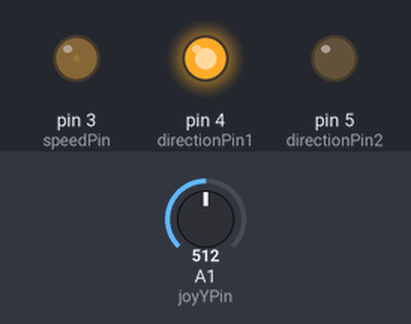
Simulated run of this sketch. Board: Arduino Uno, built with avr-gcc and run on an emulated ATmega328P. On the bench: output pins drawn as LEDs (lit = HIGH). The test bench sets the inputs (shaded band); at power-on: A1 (joyYPin) = 512.

Above: at 1.2 s.
1.3 s: A1 (joyYPin) set to 483
At 1.6 s:
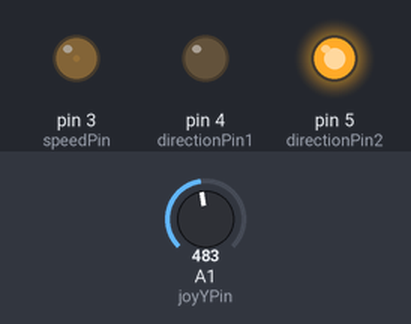
2.8 s: A1 (joyYPin) set to 306
At 3.9 s:
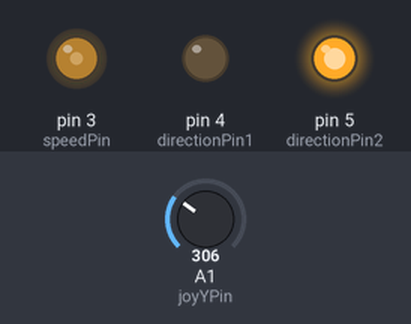
4.3 s: A1 (joyYPin) set to 122
At 5.1 s:
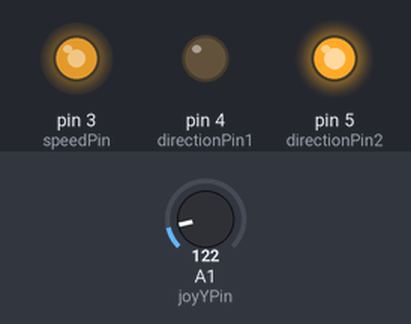
5.8 s: A1 (joyYPin) set to 0
At 6.2 s:
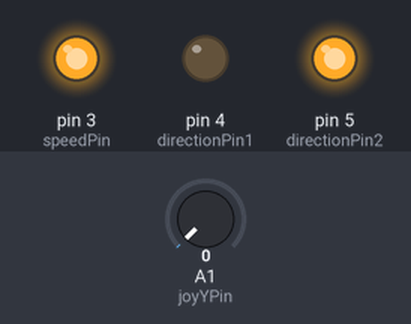
7.3 s: A1 (joyYPin) set to 716
At 8.6 s:
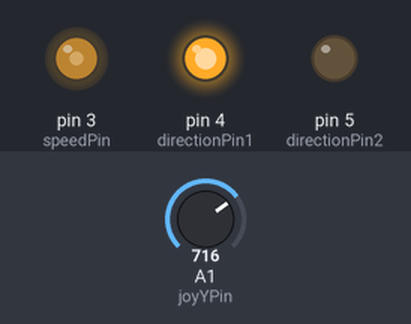
Timing chart, 0 to 9.8 s (numbered marks = the images above; inputs shaded):
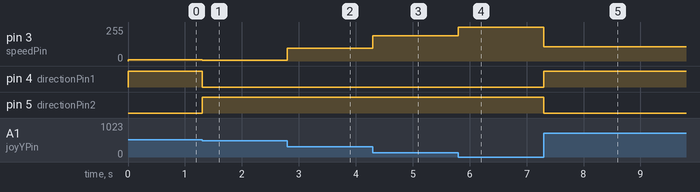

Measured:
- after the input at 1.3 s, pin 3 (speedPin): 9/255 → 5/255 at once; pin 4 (directionPin1): HIGH → LOW at once; pin 5 (directionPin2): LOW → HIGH at once
- after the input at 2.8 s, pin 3 (speedPin): 5/255 → 96/255 at once
- after the input at 4.3 s, pin 3 (speedPin): 96/255 → 191/255 at once
- after the input at 5.8 s, pin 3 (speedPin): 191/255 → 255/255 at once
- after the input at 7.3 s, pin 3 (speedPin): 255/255 → 107/255 at once; pin 4 (directionPin1): LOW → HIGH at once; pin 5 (directionPin2): HIGH → LOW at once

The sketch:

Fan_Control_with_Joystick.ino
```cpp
const int speedPin = 3;
const int directionPin1 = 4;
const int directionPin2 = 5;
const int joyYPin = A1;

void setup() {
  pinMode(speedPin, OUTPUT);
  pinMode(directionPin1, OUTPUT);
  pinMode(directionPin2, OUTPUT);
  pinMode(joyYPin, INPUT);
  Serial.begin(9600);
}

void loop() {
  int joyY = analogRead(joyYPin);

  if(joyY < 493) {
    digitalWrite(directionPin1, LOW);
    digitalWrite(directionPin2, HIGH);
    int speed = (-255. / 493.) * joyY + 255;
    analogWrite(speedPin, speed);
  } else {
    digitalWrite(directionPin1, HIGH);
    digitalWrite(directionPin2, LOW);
    int speed = (255. / 530.) * joyY - 237.198112725;
    analogWrite(speedPin, speed);
  }
}
```
